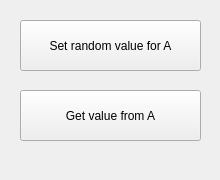
<?xml version="1.0" encoding="UTF-8"?>
<ui version="4.0">
 <class>MainWindow</class>
 <widget class="QMainWindow" name="MainWindow">
  <property name="geometry">
   <rect>
    <x>0</x>
    <y>0</y>
    <width>220</width>
    <height>180</height>
   </rect>
  </property>
  <property name="sizePolicy">
   <sizepolicy hsizetype="Fixed" vsizetype="Fixed">
    <horstretch>0</horstretch>
    <verstretch>0</verstretch>
   </sizepolicy>
  </property>
  <property name="minimumSize">
   <size>
    <width>220</width>
    <height>180</height>
   </size>
  </property>
  <property name="maximumSize">
   <size>
    <width>220</width>
    <height>180</height>
   </size>
  </property>
  <property name="windowTitle">
   <string>MainWindow</string>
  </property>
  <widget class="QWidget" name="centralWidget">
   <property name="sizePolicy">
    <sizepolicy hsizetype="Fixed" vsizetype="Fixed">
     <horstretch>0</horstretch>
     <verstretch>0</verstretch>
    </sizepolicy>
   </property>
   <property name="minimumSize">
    <size>
     <width>220</width>
     <height>180</height>
    </size>
   </property>
   <property name="maximumSize">
    <size>
     <width>220</width>
     <height>180</height>
    </size>
   </property>
   <widget class="QPushButton" name="pushButton">
    <property name="geometry">
     <rect>
      <x>20</x>
      <y>20</y>
      <width>181</width>
      <height>51</height>
     </rect>
    </property>
    <property name="text">
     <string>Set random value for A</string>
    </property>
   </widget>
   <widget class="QPushButton" name="pushButton_2">
    <property name="geometry">
     <rect>
      <x>20</x>
      <y>90</y>
      <width>181</width>
      <height>51</height>
     </rect>
    </property>
    <property name="text">
     <string>Get value from A</string>
    </property>
   </widget>
  </widget>
 </widget>
 <layoutdefault spacing="6" margin="11"/>
 <resources/>
 <connections/>
</ui>
